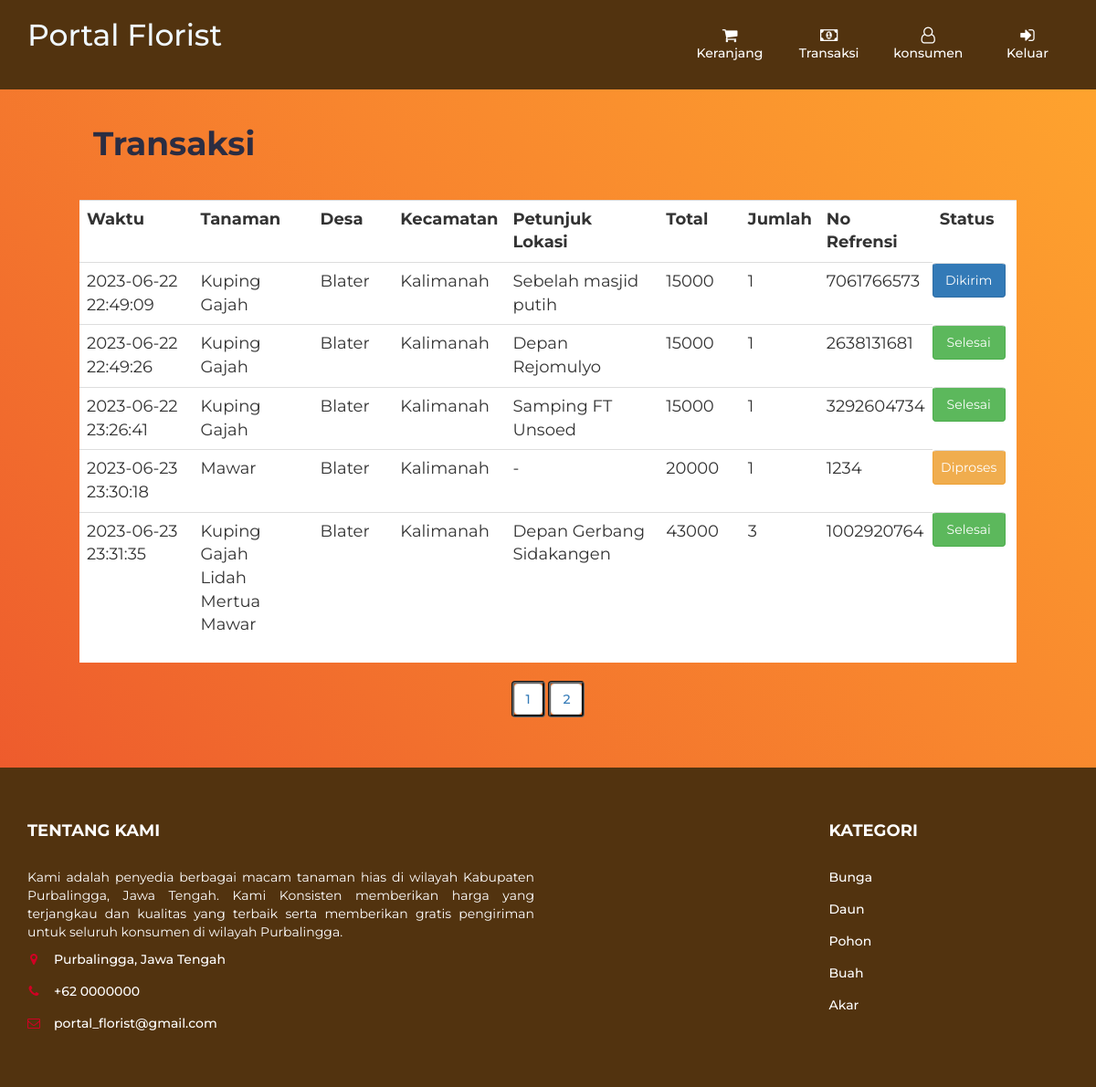
Screenshot of /orders.php (signed in) with the database file from the repository.
### tables this page shows
CREATE TABLE `user_info` (
  `user_id` int(10) NOT NULL,
  `first_name` varchar(100) NOT NULL,
  `last_name` varchar(100) NOT NULL,
  `email` varchar(300) NOT NULL,
  `password` varchar(300) NOT NULL,
  `mobile` varchar(10) NOT NULL,
  `address1` varchar(300) NOT NULL,
  `address2` varchar(11) NOT NULL
);

CREATE TABLE `orders_info` (
  `order_id` int(10) NOT NULL,
  `user_id` int(11) NOT NULL,
  `date` datetime NOT NULL DEFAULT current_timestamp(),
  `f_name` varchar(255) NOT NULL,
  `email` varchar(255) NOT NULL,
  `address` varchar(255) NOT NULL,
  `city` varchar(255) NOT NULL,
  `cardname` varchar(255) NOT NULL,
  `cardnumber` varchar(20) NOT NULL,
  `expdate` varchar(255) NOT NULL,
  `prod_count` int(15) DEFAULT NULL,
  `total_amt` int(15) DEFAULT NULL,
  `cvv` int(5) NOT NULL,
  `keterangan` varchar(300) NOT NULL DEFAULT '-',
  `noref` varchar(20) NOT NULL DEFAULT '000',
  `status` text NOT NULL DEFAULT 'Diproses'
);

CREATE TABLE `products` (
  `product_id` int(100) NOT NULL,
  `product_cat` int(100) NOT NULL,
  `product_brand` int(100) NOT NULL,
  `product_title` varchar(255) NOT NULL,
  `product_price` int(100) NOT NULL,
  `product_desc` text NOT NULL,
  `perawatan` text DEFAULT NULL,
  `product_image` text NOT NULL,
  `product_keywords` text NOT NULL
);

### orders.php (the view, shortened to what this page needs)
<?php
include("db.php");
$page=$_GET['page'];
?>
<?php
include "header.php";
?>
<section class="section">
<div class="container-fluid">
   	<div class="container-fluid main-container">
      <div class="content" style="margin:0 5%">
        <div class="panel-heading">
        <?php
          if ($page==0) {
            ?> <h1>Transaksi </h1> <?php
          } else {
            ?> <h1>Transaksi Halaman <?php echo $page;?></h1> <?php
          }
        ?>
        </div><br>
        <div class='table-responsive'>
          <div style="overflow-x:scroll; background-color:white;">
            <table class="table" style="font-size:18px">
            <tr>
              <th width='15%'>Waktu</th>
              <th width='15%'>Tanaman</th>
              <th width='10%'>Desa</th>
              <th width='10%'>Kecamatan</th>
              <th width='20%'>Petunjuk Lokasi</th>
              <th width='10%'>Total</th>
              <th width='5%'>Jumlah</th>
              <th width='5%'>No Refrensi</th>
              <th width='10%'>Status</th>
            </tr>
                    <?php
                      $query = "SELECT * FROM orders_info WHERE user_id='$_SESSION[uid]'";
                      $run = mysqli_query($con,$query);
                      if(mysqli_num_rows($run) > 0){
                       while($row = mysqli_fetch_array($run)){
                        $order_id = $row['order_id'];
                        $date = $row['date'];
                        $address = $row['address'];
                        $city = $row['city'];
                        $total_amount = $row['total_amt'];
                        $qty = $row['prod_count'];
                        $ket = $row['keterangan'];
                        $noref = $row['noref'];
                        $status = $row['status'];
                      ?>
                          <tr>
                          <td><?php echo $date ?></td>
                            <td> <?php
                            $query1 = "SELECT * FROM order_products where order_id = $order_id";
                            $run1 = mysqli_query($con,$query1);
                              while($row1 = mysqli_fetch_array($run1)){
                               $product_id = $row1['product_id'];
                               $query2 = "SELECT * FROM products where product_id = $product_id";
                               $run2 = mysqli_query($con,$query2);
                               while($row2 = mysqli_fetch_array($run2)){
                               $product_title = $row2['product_title'];
                           ?>
                              <?php echo $product_title ?><br>
                            <?php }}?></td>
                            <td><?php echo $address ?></td>
                            <td><?php echo $city ?></td>
                            <td><?php echo $ket ?></td>
                            <td><?php echo $total_amount ?></td>
                            <td><?php echo $qty ?></td>
                            <td><?php echo $noref ?></td>
                            <?php
                            if ($status=='Diproses') {
                              echo "<td  class='btn btn-warning' style='width:80px;'> $status</td>
                              ";
                            } elseif ($status=='Dikirim') {
                              echo "<td  class='btn btn-primary' style='width:80px;'> $status</td>
                              ";
                            }
                            elseif ($status=='Selesai') {
                              echo "<td  class='btn btn-success' style='width:80px;'> $status</td>";
                            }
                            ?>
                         </tr>
                         <?php } ?>
                     <?php
                   }else {
                     echo "<center><h2>Anda harus masuk terlebih dahulu</h2><br><hr></center>";
                     }
                  ?>
            </table>
          </div>
        </div>
        <nav align="center">
          <?php
            $paging=mysqli_query($con,"select product_id,product_image, product_title,product_price from products");
            $count=mysqli_num_rows($paging);
            $a=$count/5;
            $a=ceil($a);
            echo "<bt>";echo "<bt>";
            for($b=1; $b<=$a;$b++)
            {
          ?>
            <ul class="pagination " style="border:groove #666">
            <li><a class="label-info" href="orders.php?page=<?php echo $b;?>"><?php echo $b." ";?></a></li></ul>
          <?php
            }
          ?>
        </nav>
      </div>
    </div>
</div>
</section>
<?php
  include "footer.php";
?>

### header.php (shortened to what this page needs)
<!DOCTYPE html>
<html lang="en">
	<head>
		<link type="text/css" rel="stylesheet" href="css/bootstrap.min.css"/>
		<link type="text/css" rel="stylesheet" href="css/slick.css"/>
		<link type="text/css" rel="stylesheet" href="css/slick-theme.css"/>
		<link type="text/css" rel="stylesheet" href="css/nouislider.min.css"/>
		<link rel="stylesheet" href="css/font-awesome.min.css">
		<link type="text/css" rel="stylesheet" href="css/style.css"/>
		<link type="text/css" rel="stylesheet" href="css/accountbtn.css"/>
    </head>
	<body>
		<header>
			<div id="header">
				<div class="container">
					<div class="row">
						<div class="col-md-3">
							<div class="header-logo">
								<a href="index.php" class="logo">
                  <font style="font-style:normal; font-size: 33px;color: aliceblue;">
                      Portal Florist
                  </font>
								</a>
							</div>
						</div>
						<div class="col-md-4">
						</div>
						<div class="col-md-5 clearfix">
							<div class="header-ctn">
								<div class="dropdown">
									<a class="dropdown-toggle" data-toggle="dropdown" aria-expanded="true">
										<i class="fa fa-shopping-cart"></i>
										Keranjang
									</a>
									</div>
								<?php
                             include "db.php";
                            if(isset($_SESSION["uid"])){
                                $sql = "SELECT first_name FROM user_info WHERE user_id='$_SESSION[uid]'";
                                $query = mysqli_query($con,$sql);
                                $row=mysqli_fetch_array($query);
                                echo '
                                <div class="dropdown">
                                <a href="orders.php" style="z-index:99; color:white;" ><i class="fa fa-money" aria-hidden="true"></i>Transaksi</a>
                                </div>
                               <div>
                                  <a href="#"  ><i class="fa fa-user-o"></i>'.$row["first_name"].'</a>
                                </div>
                                <div class="dropdownn">
                                  <a href="logout.php" style="z-index:99; color:white;" ><i class="fa fa-sign-in" aria-hidden="true"></i>Keluar</a>
                                  </div>
                                </div>';
                            }
                                             ?>
							</div>
						</div>
					</div>
				</div>
		</header>

### css/style.css (style rules this page uses)
body { font-family: 'Montserrat', sans-serif; font-weight: 400; background-image: linear-gradient(-134deg, #FFA62E 0%, #FB962E 20%, #F8852E 40%, #F3742D 60%, #EF612D 80%, #EA4D2C 100%); }
h1, h2, h3, h4, h5, h6 { color: #2B2D42; font-weight: 700; margin: 0 0 10px; }
a { color: #2B2D42; font-weight: 500; -webkit-transition: 0.2s color; transition: 0.2s color; }
ul, ol { margin: 0; padding: 0; list-style: none }
.section { padding-top: 30px; padding-bottom: 30px; }
#header { padding-top: 15px; padding-bottom: 15px; background-image: linear-gradient(-135deg, #FF6CAB 0%, #F660BC 10%, #EC53CD 20%, #E045DE 30%, #D335EE 40%, #C323FF 50%, #B53AFF 60%, #A749FF 70%, #9854FF 80%, #865EFF 90%, #7366FF 100%); }
.header-logo { float: left; }
.header-ctn { float: right; padding: 15px 0px; }
.header-ctn>div { display: inline-block; }
.header-ctn>div+div { margin-left: 15px; }
.header-ctn>div>a { display: block; position: relative; width: 90px; text-align: center; color: #FFF; }
.header-ctn>div>a>i { display: block; font-size: 18px; }

### css/accountbtn.css (style rules this page uses)
.dropdownn { position: relative; display: inline-block; }

### header.php (style rules this page uses)
#header { background: #52330f; }

### rows the page displays
user_info: first_name "konsumen"
orders_info: date "2023-06-22 22:49:09", address "Blater", city "Kalimanah", keterangan "Sebelah masjid putih", total_amt "15000", prod_count "1", noref "7061766573", status "Dikirim"
products: product_title "Kuping Gajah"
orders_info: date "2023-06-22 22:49:26", address "Blater", city "Kalimanah", keterangan "Depan Rejomulyo", total_amt "15000", prod_count "1", noref "2638131681", status "Selesai"
orders_info: date "2023-06-22 23:26:41", address "Blater", city "Kalimanah", keterangan "Samping FT Unsoed", total_amt "15000", prod_count "1", noref "3292604734", status "Selesai"
orders_info: date "2023-06-23 23:30:18", address "Blater", city "Kalimanah", keterangan "-", total_amt "20000", prod_count "1", noref "1234", status "Diproses"
products: product_title "Mawar"
orders_info: date "2023-06-23 23:31:35", address "Blater", city "Kalimanah", keterangan "Depan Gerbang Sidakangen", total_amt "43000", prod_count "3", noref "1002920764", status "Selesai"
products: product_title "Lidah Mertua"
